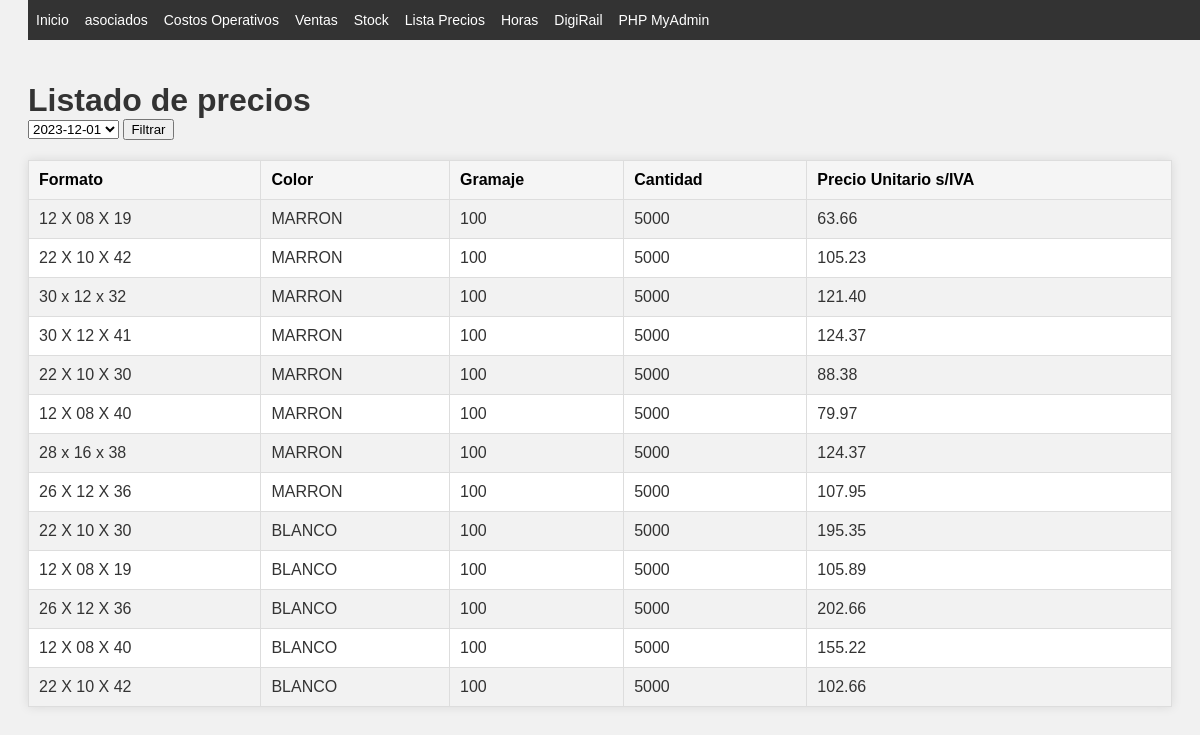
The page /lista_precios.php?fechaSeleccionada=2023-12-01 on the database its author committed.
### tables this page shows
CREATE TABLE `listado_precios` (
  `ID_listado` int(11) NOT NULL AUTO_INCREMENT,
  `ID_formato` int(11),
  `cantidad` int(11),
  `precio_u_sIVA` decimal(8,2),
  `fecha` date,
  PRIMARY KEY (`ID_listado`),
  FOREIGN KEY (`ID_formato`) REFERENCES `tabla_1` (`ID_formato`)
);

CREATE TABLE `tabla_1` (
  `ID_formato` int(11) NOT NULL,
  `formato` varchar(14) NOT NULL,
  `color` varchar(11) NOT NULL,
  `gramaje` int(11) NOT NULL,
  `cantidades` int(11) NOT NULL,
  `manijas` bit(1) NOT NULL,
  `fechatiempo` TIMESTAMP DEFAULT CURRENT_TIMESTAMP ON UPDATE CURRENT_TIMESTAMP
);

### includes/db_funtions.php (called while the page is built, shortened)
<?php
function conectarBD() {
    $conexion = mysqli_connect(DB_SERVER, DB_USERNAME, DB_PASSWORD, DB_NAME);
    return $conexion;
}
function getArraySQL($sql) {
    $conexion = conectarBD();
    if (!$result = mysqli_query($conexion, $sql)) {
        die('Error en la consulta SQL: ' . mysqli_error($conexion));
    }
    $rawdata = [];
    while ($row = mysqli_fetch_assoc($result)) {
        $rawdata[] = $row;
    }
    return $rawdata;
}
?>

### lista_precios.php (the view, shortened to what this page needs)
<?php
    require "includes/header.php";
    include 'includes/db_funtions.php';
    $sqlFechas = "SELECT DISTINCT fecha FROM listado_precios ORDER BY fecha DESC";
    $fechas = getArraySQL($sqlFechas);
?>
<!DOCTYPE html>
<html lang="es">
<head>
    <link rel="stylesheet" href="CSS/style.css">
</head>
<body>
<h1>Listado de precios</h1>
<form action="lista_precios.php" method="GET">
    <select name="fechaSeleccionada">
        <?php
        foreach ($fechas as $fecha) {
            echo '<option value="'.$fecha['fecha'].'">'.$fecha['fecha'].'</option>';
        }
        ?>
    </select>
    <input type="submit" value="Filtrar">
</form>
<?php
if (isset($_GET['fechaSeleccionada'])) {
    $fechaSeleccionada = $_GET['fechaSeleccionada'];
    $sql = "SELECT t1.formato, t1.color, t1.gramaje, lp.cantidad, lp.precio_u_sIVA
            FROM listado_precios lp
            INNER JOIN tabla_1 t1 ON lp.ID_formato = t1.ID_formato
            WHERE lp.fecha = '$fechaSeleccionada'
            ORDER BY color DESC";
    $resultados = getArraySQL($sql);
    ?>
    <table border="1" class="responsive-table">
        <tr>
            <th>Formato</th>
            <th>Color</th>
            <th>Gramaje</th>
            <th>Cantidad</th>
            <th>Precio Unitario s/IVA</th>
        </tr>
        <?php
        foreach ($resultados as $resultado) {
            echo "<tr>
                    <td>{$resultado['formato']}</td>
                    <td>{$resultado['color']}</td>
                    <td>{$resultado['gramaje']}</td>
                    <td>{$resultado['cantidad']}</td>
                    <td>{$resultado['precio_u_sIVA']}</td>
                  </tr>";
        }
        ?>
    </table>
    <?php
}
?>

### CSS/index.css (style rules this page uses)
body { font-family: verdana; resize: none; }
h1, #cabecera p { margin: 0; padding: 0; }

### CSS/style.css (style rules this page uses)
body { font-family: Arial, sans-serif; background-color: #f4f4f4; color: #333; }
table { border-collapse: collapse; width: 80%; margin: 20px auto; background-color: #ffffff; box-shadow: 0 0 10px rgba(0,0,0,0.1); }
th, td { border: 1px solid #ddd; padding: 8px; text-align: left; }
th { background-color: #e9e9e9; color: #000; }
tr:nth-child(even) { background-color: #f2f2f2; }
body { font-family: Arial, sans-serif; background-color: #f1f1f1; padding: 20px; }
h1 { color: #333; }
table { width: 100%; border-collapse: collapse; margin-top: 20px; }
table th, table td { padding: 10px; text-align: left; border: 1px solid #ddd; }
table th { background-color: #f5f5f5; }

### rows shown on the page
listado_precios: ID_formato.formato "12 X 08 X 19", ID_formato.color "MARRON", ID_formato.gramaje "100", cantidad "5000", precio_u_sIVA "63.66"
listado_precios: ID_formato.formato "22 X 10 X 42", ID_formato.color "MARRON", ID_formato.gramaje "100", cantidad "5000", precio_u_sIVA "105.23"
listado_precios: ID_formato.formato "30 x 12 x 32", ID_formato.color "MARRON", ID_formato.gramaje "100", cantidad "5000", precio_u_sIVA "121.40"
listado_precios: ID_formato.formato "30 X 12 X 41", ID_formato.color "MARRON", ID_formato.gramaje "100", cantidad "5000", precio_u_sIVA "124.37"
listado_precios: ID_formato.formato "22 X 10 X 30", ID_formato.color "MARRON", ID_formato.gramaje "100", cantidad "5000", precio_u_sIVA "88.38"
listado_precios: ID_formato.formato "12 X 08 X 40", ID_formato.color "MARRON", ID_formato.gramaje "100", cantidad "5000", precio_u_sIVA "79.97"
listado_precios: ID_formato.formato "28 x 16 x 38", ID_formato.color "MARRON", ID_formato.gramaje "100", cantidad "5000", precio_u_sIVA "124.37"
listado_precios: ID_formato.formato "26 X 12 X 36", ID_formato.color "MARRON", ID_formato.gramaje "100", cantidad "5000", precio_u_sIVA "107.95"
listado_precios: ID_formato.formato "22 X 10 X 30", ID_formato.color "BLANCO", ID_formato.gramaje "100", cantidad "5000", precio_u_sIVA "195.35"
listado_precios: ID_formato.formato "12 X 08 X 19", ID_formato.color "BLANCO", ID_formato.gramaje "100", cantidad "5000", precio_u_sIVA "105.89"
listado_precios: ID_formato.formato "26 X 12 X 36", ID_formato.color "BLANCO", ID_formato.gramaje "100", cantidad "5000", precio_u_sIVA "202.66"
listado_precios: ID_formato.formato "12 X 08 X 40", ID_formato.color "BLANCO", ID_formato.gramaje "100", cantidad "5000", precio_u_sIVA "155.22"
listado_precios: ID_formato.formato "22 X 10 X 42", ID_formato.color "BLANCO", ID_formato.gramaje "100", cantidad "5000", precio_u_sIVA "102.66"

### other values the page prints
form field fechaSeleccionada "2023-12-01"
